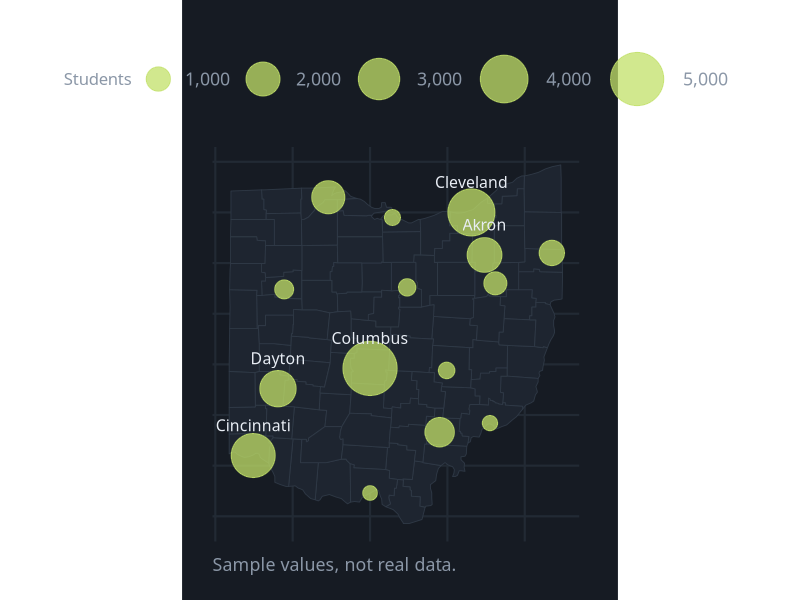
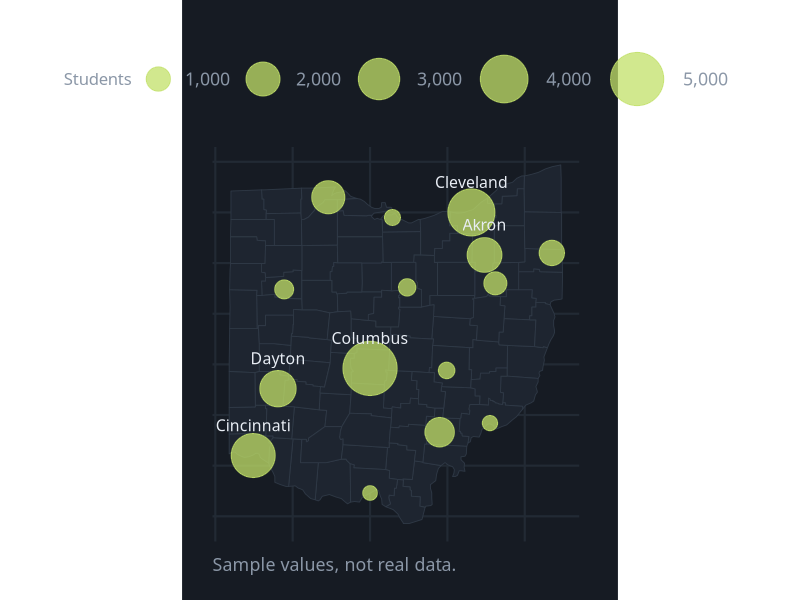

Recreate these plots in R, in order.
# Proportional Symbol Map
# Question: How many students attend each campus, and where are they?
# Put this script and propsymbolmap.csv in the same folder, then in RStudio choose
# Session > Set Working Directory > To Source File Location.
# Also needs: sf, maps. Run install.packages(c("sf", "maps")) once.

library(tidyverse)
library(sf)

# ---- Gallery look: dark background, soft gray text ----
font <- "IBM Plex Sans"   # use "sans" if IBM Plex Sans is not installed
ink  <- "#8B97A7"

theme_gallery <- function() {
  theme_minimal(base_size = 16, base_family = font) +
    theme(
      plot.background  = element_rect(fill = "#161B23", color = NA),
      panel.grid.major = element_line(color = "#222A34"),
      panel.grid.minor = element_blank(),
      text             = element_text(color = ink),
      axis.text        = element_text(color = ink),
      legend.position  = "top",
      legend.title     = element_blank(),
      plot.margin      = margin(24, 28, 18, 18)
    )
}

# Ohio's county outlines come with the maps package, so there is nothing to download
ohio <- st_as_sf(maps::map("county", "ohio", plot = FALSE, fill = TRUE)) |>
  mutate(county = str_to_title(str_remove(ID, "ohio,")))

df <- read_csv("propsymbolmap.csv", show_col_types = FALSE)

p <- ggplot() +
  geom_sf(data = ohio, fill = "#1E2530", color = "#2E3845", linewidth = 0.3) +
  geom_point(data = df, aes(x = lon, y = lat, size = students),
             color = "#C1E069", alpha = 0.75) +
  geom_text(data = slice_max(df, students, n = 5), aes(x = lon, y = lat, label = campus),
            nudge_y = 0.3, color = "#E8EDF4", family = font, size = 4) +
  scale_size_area(max_size = 18, labels = scales::comma, name = "Students") +
  labs(x = NULL, y = NULL, caption = "Sample values, not real data.") +
  theme_gallery() +
  theme(legend.title = element_text(color = ink, size = 12)) +
  theme(panel.grid = element_blank(), axis.text = element_blank(),
        plot.caption = element_text(color = ink, hjust = 0))

ggsave("propsymbolmap.png", p, width = 9, height = 6, dpi = 200)
p
